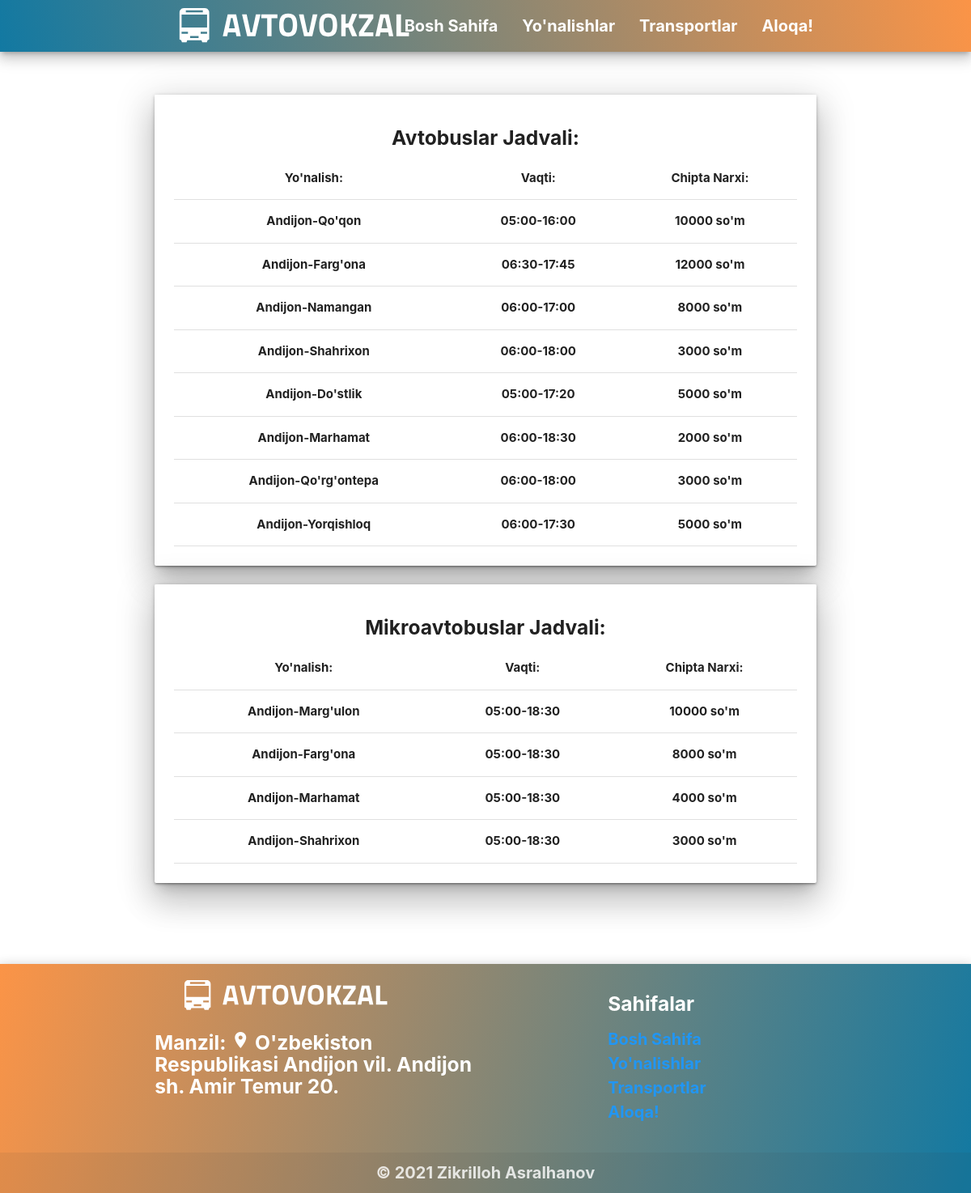
/grafik, run on the app's committed database.
### main/models.py (models this page shows, shortened)
class BusGrafik(models.Model):
	city = models.CharField('Shaharlar nomi....', max_length=50)
	slug = models.SlugField('*',unique=True)
	time = models.CharField('Vaqti...', max_length=15)
	price = models.PositiveIntegerField('Narxi....',default=0)
	class Meta:
		verbose_name = 'AvtobusGrafik'
		verbose_name_plural = 'AvtobusGrafiklar'

class FortGrafik(models.Model):
	city = models.CharField('Shaharlar nomi....', max_length=50)
	slug = models.SlugField('*',unique=True)
	time = models.CharField('Vaqti...', max_length=15)
	price = models.PositiveIntegerField('Narxi....',default=0)
	class Meta:
		verbose_name = 'FortGrafik'
		verbose_name_plural = 'FortGrafiklar'

### main/views.py (the view)
# urls.py: path('grafik',views.grafik,name='grafik'),
def grafik(request):
	fort = FortGrafik.objects.all()
	bus = BusGrafik.objects.all()
	context = {
		'forts':fort,
		'busses':bus
	}
	return render(request,'grafik.html',context)

### main/views.py (called while the page is built)
def get_all_categories(request):
    context = {
        'categories':TransportCategory.objects.all()
    }
    return context

### templates/grafik.html (shortened to what this page needs)
{% extends "wrapper.html" %}
{% load static %}
{% block content %}
<br><br>
<section>
<div class="container">
  <div class="row">
    <div class="col s12 m12 l12">
    <div class="card">
      <div class="card-content z-depth-5">
      <h5 class="center"><b>Avtobuslar Jadvali:</b></h5>
      <table>
        <thead>
          <tr>
              <th class="center">Yo'nalish:</th>
              <th class="center">Vaqti:</th>
              <th class="center">Chipta Narxi:</th>
          </tr>
        </thead>
        <tbody>
          {% for bus in busses %}
          {% with bus as item %}
          <tr>
            <td class="center"><b>{{item.city}}</b></td>
            <td class="center"><b>{{item.time}}</b></td>
            <td class="center"><b>{{item.price}} so'm</b></td>
          </tr>
           {% endwith %}
          {% endfor %}
        </tbody>
      </table>
      </div>
    </div>
  </div>
  <div class="row">
    <div class="col s12 m12 l12">
    <div class="card">
      <div class="card-content z-depth-5">
      <h5 class="center"><b>Mikroavtobuslar Jadvali:</b></h5>
      <table>
        <thead>
          <tr>
              <th class="center">Yo'nalish:</th>
              <th class="center">Vaqti:</th>
              <th class="center">Chipta Narxi:</th>
          </tr>
        </thead>
        <tbody>
          {% for fort in forts %}
          <tr>
            <td class="center"><b>{{fort.city}}</b></td>
            <td class="center"><b>{{fort.time}}</b></td>
            <td class="center"><b>{{fort.price}} so'm</b></td>
          </tr>
          {% endfor %}
        </tbody>
      </table>
      </div>
    </div>
  </div>
  </div>
</div>
</div>
</section>
<br><br>
</main>
{% endblock  %}

### templates/wrapper.html (shortened to what this page needs)
{% load static %}
<!DOCTYPE html>
<html lang="en">
<head>
  <link href="/static/css/materialize.css" type="text/css" rel="stylesheet" media="screen,projection"/>
  <link href="/static/css/style.css" type="text/css" rel="stylesheet" media="screen,projection"/>
  <link rel="stylesheet" href="https://pro.fontawesome.com/releases/v5.10.0/css/all.css"/>
</head>
<body>
  <main>
  <nav id="header" class="z-depth-3" role="navigation">
    <div class="nav-wrapper container"><a id="logo-container" href="{% url 'main:home' %}" class="brand-logo">
      <img style="padding-top:10px;" width="120%"  src="/static/assets/img/logo.svg" alt="There was a logo">
    </a>
      <ul class="right hide-on-med-and-down">
        <li><a href="{% url 'main:home' %}" style="font-size: 20px;"><b>Bosh Sahifa</b></a></li>
        <li><a href="{% url 'main:grafik' %}" style="font-size: 20px;"><b>Yo'nalishlar</b></a></li>
        <li><a href="{% url 'main:transports' %}" style="font-size: 20px;"><b>Transportlar</b></a></li>
        <li><a href="{% url 'main:contact' %}" style="font-size: 20px;"><b>Aloqa!</b></a></li>
      </ul>
    </div>
  </nav>
  {% block content %}
  {% endblock %}
    <footer id="footer" class="page-footer z-depth-3">
          <div class="container">
            <div class="row">
              <div class="col l6 s12">
                <a href="{% url 'main:home' %}">
                <img  width="80%"  src="/static/assets/img/logo.svg" alt="There was a logo">
                </a>
                <h5 class="right"><b>
                  Manzil: <i class="material-icons">location_on</i>
                  O'zbekiston Respublikasi Andijon vil. Andijon sh. Amir Temur 20.
                </b></h5>
              </div>
              <div class="col l4 offset-l2 s12">
                <h5 class="white-text"> <b> Sahifalar </b></h5>
                <ul>
                  <li><a href="{% url 'main:home' %}" class="blue-text" style="font-size: 20px;"><b>Bosh Sahifa</b></a></li>
                  <li><a href="{% url 'main:grafik' %}" class="blue-text" style="font-size: 20px;"><b>Yo'nalishlar</b></a></li>
                  <li><a href="{% url 'main:transports' %}" class="blue-text" style="font-size: 20px;"><b>Transportlar</b></a></li>
                  <li><a href="{% url 'main:contact' %}" class="blue-text" style="font-size: 20px;"><b>Aloqa!</b></a></li>
                </ul>
              </div>
            </div>
          </div>
          <div class="footer-copyright">
            <div class="container center">
              <b style="font-size:20px;"> © 2021 Zikrilloh Asralhanov </b>
            </div>
          </div>
        </footer>
  </body>
</html>

### static/css/style.css (style rules this page uses)
body { display: flex; min-height: 100vh; flex-direction: column; }
main { flex: 1 0 auto; }
#header { background-image: linear-gradient(75deg,#1279A2,#FB9447); }
#footer { background-image: linear-gradient(-75deg,#1279A2,#FB9447); }

### data on the page
BusGrafik: city "Andijon-Qo'qon", time "05:00-16:00", price "10000"
BusGrafik: city "Andijon-Farg'ona", time "06:30-17:45", price "12000"
BusGrafik: city "Andijon-Namangan", time "06:00-17:00", price "8000"
BusGrafik: city "Andijon-Shahrixon", time "06:00-18:00", price "3000"
BusGrafik: city "Andijon-Do'stlik", time "05:00-17:20", price "5000"
BusGrafik: city "Andijon-Marhamat", time "06:00-18:30", price "2000"
BusGrafik: city "Andijon-Qo'rg'ontepa", time "06:00-18:00", price "3000"
BusGrafik: city "Andijon-Yorqishloq", time "06:00-17:30", price "5000"
FortGrafik: city "Andijon-Marg'ulon", time "05:00-18:30", price "10000"
FortGrafik: city "Andijon-Farg'ona", time "05:00-18:30", price "8000"
FortGrafik: city "Andijon-Marhamat", time "05:00-18:30", price "4000"
FortGrafik: city "Andijon-Shahrixon", time "05:00-18:30", price "3000"
